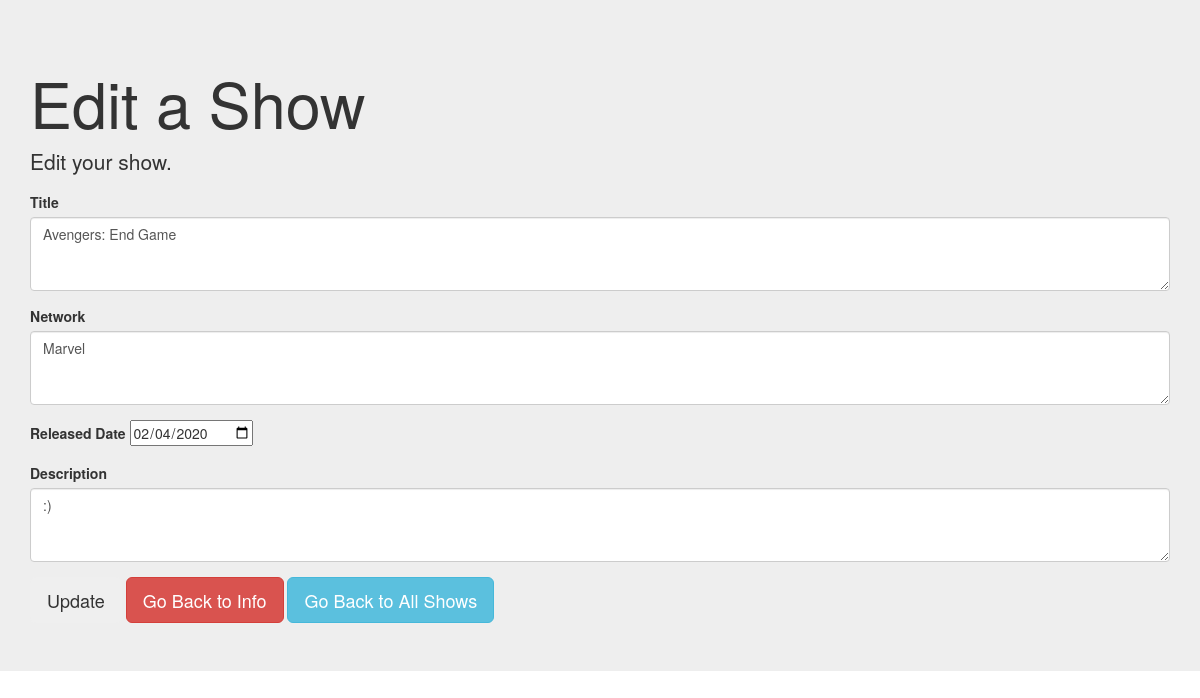
Page /show/8/edit on the earlier database version.
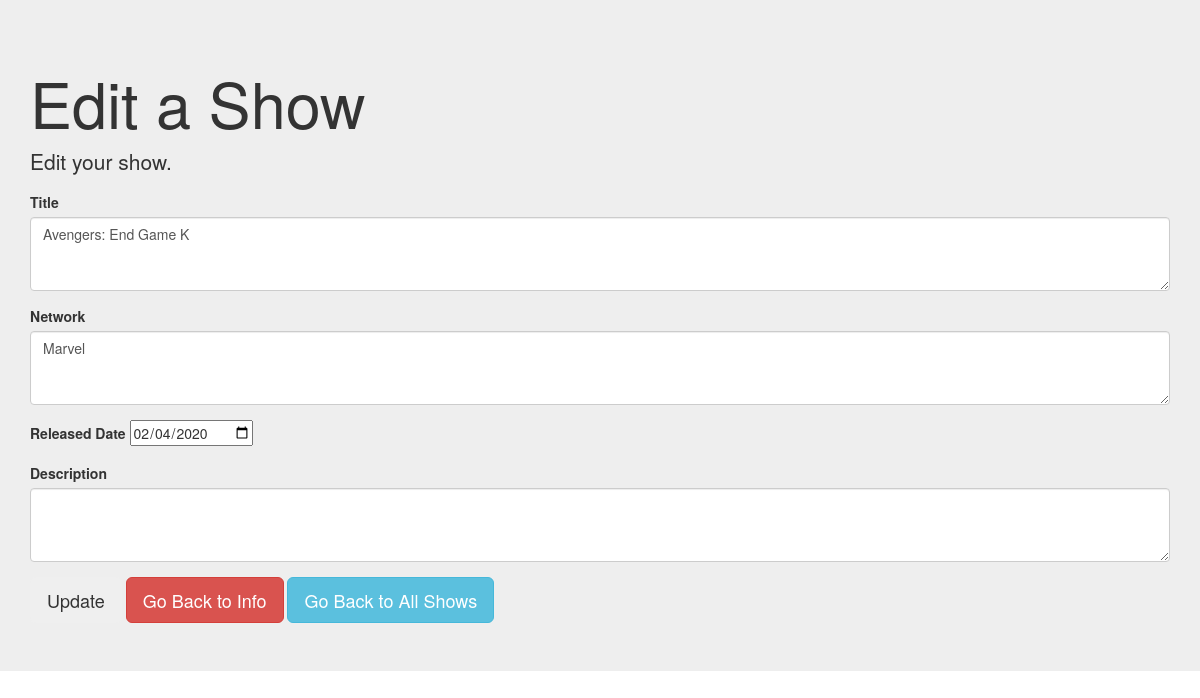
Same page on the later database version.
### app_1/models.py (models this page shows, shortened)
class Show(models.Model):
    title = models.CharField(max_length=100)
    network = models.CharField(max_length=100)
    released_date = models.CharField(max_length=100)
    description = models.CharField(max_length=100)
    created_at = models.DateTimeField(auto_now_add=True)
    updated_at = models.DateTimeField(auto_now=True)
    objects = ShowManager()

### app_1/views.py (the view)
# urls.py: path('show/<int:id>/edit', views.edit),
def edit(request, id):
    context ={
        "show":Show.objects.get(id=id)
    }
    return render(request, 'edit.html', context)

### app_1/templates/edit.html (shortened to what this page needs)
<!DOCTYPE html>
<html lang="en">
<head>
    <link rel="stylesheet" href="https://maxcdn.bootstrapcdn.com/bootstrap/3.4.1/css/bootstrap.min.css">
</head>
<body>
    <div class="jumbotron jumbotron-fluid">
        <div class="container">
            <h1 class="display-4">Edit a Show</h1>
            <p class="lead"> Edit your show.</p>
            <form action='/show/{{show.id}}/update' method='POST'>
                <div class="form-group">
                    <label for="exampleFormControlTextarea1">Title</label>
                    <textarea class="form-control form-control-lg" id="exampleFormControlTextarea1" rows="3" name='title'>{{show.title}}</textarea>
                </div>
                <div class="form-group">
                    <label for="exampleFormControlTextarea1">Network</label>
                    <textarea class="form-control form-control-lg" id="exampleFormControlTextarea1" rows="3" name='network'>{{show.network}}</textarea>
                </div>
                <div class="form-group">
                    <label for="released_date">Released Date</label>
                    <input type="date" name="released_date" id='released_date' value={{show.released_date}}>
                </div>
                <div class="form-group">
                    <label for="exampleFormControlTextarea1">Description</label>
                    <textarea class="form-control form-control-lg" id="exampleFormControlTextarea1" rows="3" name='description'>{{show.description}}</textarea>
                </div>
                <div>
                    <input class="btn btn-pink btn-lg" type="submit" value="Update">
                    <a class="btn btn-danger btn-lg" href="/show/{{show.id}}" role="button">Go Back to Info</a>
                    <a class="btn btn-info btn-lg" href="/shows" role="button">Go Back to All Shows</a>
                </div>
            </form>
        </div>
    </div>
</body>
</html>

Differences in the rows shown:
changed Show "Marvel": title "Avengers: End Game" → "Avengers: End Game K"; description ":)" → (not shown)
